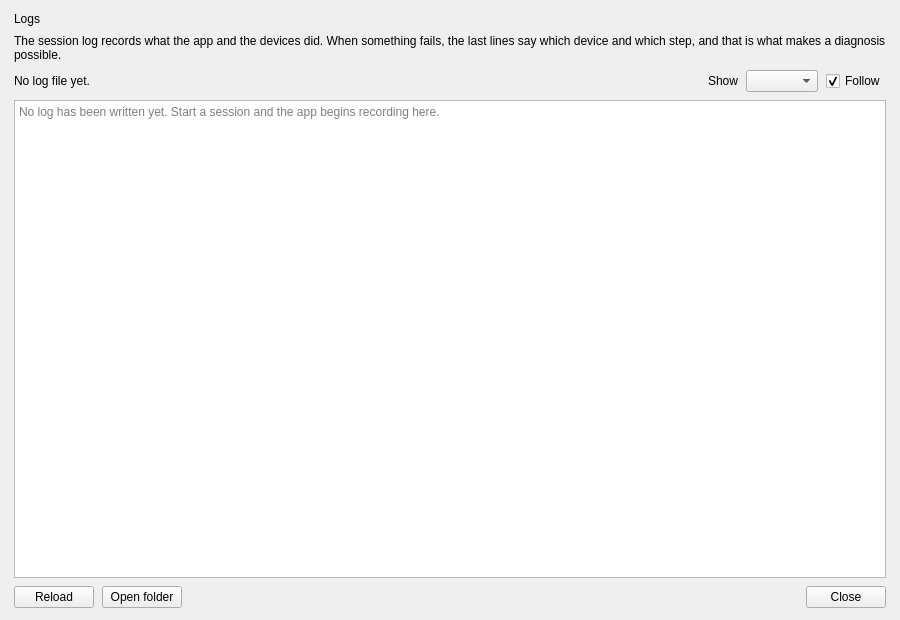
<?xml version="1.0" encoding="UTF-8"?>
<ui version="4.0">
 <class>LogsViewer</class>
 <widget class="QWidget" name="LogsViewer">
  <property name="geometry">
   <rect>
    <x>0</x>
    <y>0</y>
    <width>900</width>
    <height>620</height>
   </rect>
  </property>
  <property name="windowTitle">
   <string>Logs</string>
  </property>
  <layout class="QVBoxLayout" name="logsLayout">
   <property name="spacing">
    <number>8</number>
   </property>
   <property name="leftMargin">
    <number>14</number>
   </property>
   <property name="topMargin">
    <number>12</number>
   </property>
   <property name="rightMargin">
    <number>14</number>
   </property>
   <property name="bottomMargin">
    <number>12</number>
   </property>
   <item>
    <widget class="QLabel" name="logsTitle">
     <property name="role" stdset="0">
      <string>title</string>
     </property>
     <property name="text">
      <string>Logs</string>
     </property>
    </widget>
   </item>
   <item>
    <widget class="QLabel" name="logsWhy">
     <property name="role" stdset="0">
      <string>hint</string>
     </property>
     <property name="wordWrap">
      <bool>true</bool>
     </property>
     <property name="text">
      <string>The session log records what the app and the devices did. When something fails, the last lines say which device and which step, and that is what makes a diagnosis possible.</string>
     </property>
    </widget>
   </item>
   <item>
    <layout class="QHBoxLayout" name="logsToolRow">
     <item>
      <widget class="QLabel" name="logsPathLabel">
       <property name="role" stdset="0">
        <string>hint</string>
       </property>
       <property name="text">
        <string>No log file yet.</string>
       </property>
      </widget>
     </item>
     <item>
      <spacer name="logsToolSpacer">
       <property name="orientation">
        <enum>Qt::Horizontal</enum>
       </property>
       <property name="sizeHint" stdset="0">
        <size>
         <width>40</width>
         <height>20</height>
        </size>
       </property>
      </spacer>
     </item>
     <item>
      <widget class="QLabel" name="logsFilterCaption">
       <property name="text">
        <string>Show</string>
       </property>
      </widget>
     </item>
     <item>
      <widget class="QComboBox" name="logsFilterCombo">
       <property name="toolTip">
        <string>Filters lines by level. Errors and warnings are the useful ones when looking for a failure.</string>
       </property>
      </widget>
     </item>
     <item>
      <widget class="QCheckBox" name="logsFollowCheck">
       <property name="text">
        <string>Follow</string>
       </property>
       <property name="checked">
        <bool>true</bool>
       </property>
       <property name="toolTip">
        <string>Scrolls to the newest line when the file grows, so the live tail stays visible.</string>
       </property>
      </widget>
     </item>
    </layout>
   </item>
   <item>
    <widget class="QPlainTextEdit" name="logView">
     <property name="readOnly">
      <bool>true</bool>
     </property>
     <property name="lineWrapMode">
      <enum>QPlainTextEdit::NoWrap</enum>
     </property>
     <property name="placeholderText">
      <string>No log has been written yet. Start a session and the app begins recording here.</string>
     </property>
    </widget>
   </item>
   <item>
    <layout class="QHBoxLayout" name="logsButtonRow">
     <item>
      <widget class="QPushButton" name="reloadButton">
       <property name="text">
        <string>Reload</string>
       </property>
      </widget>
     </item>
     <item>
      <widget class="QPushButton" name="openFolderButton">
       <property name="text">
        <string>Open folder</string>
       </property>
      </widget>
     </item>
     <item>
      <spacer name="logsButtonSpacer">
       <property name="orientation">
        <enum>Qt::Horizontal</enum>
       </property>
       <property name="sizeHint" stdset="0">
        <size>
         <width>40</width>
         <height>20</height>
        </size>
       </property>
      </spacer>
     </item>
     <item>
      <widget class="QPushButton" name="logsCloseButton">
       <property name="text">
        <string>Close</string>
       </property>
      </widget>
     </item>
    </layout>
   </item>
  </layout>
 </widget>
 <resources/>
 <connections/>
</ui>
